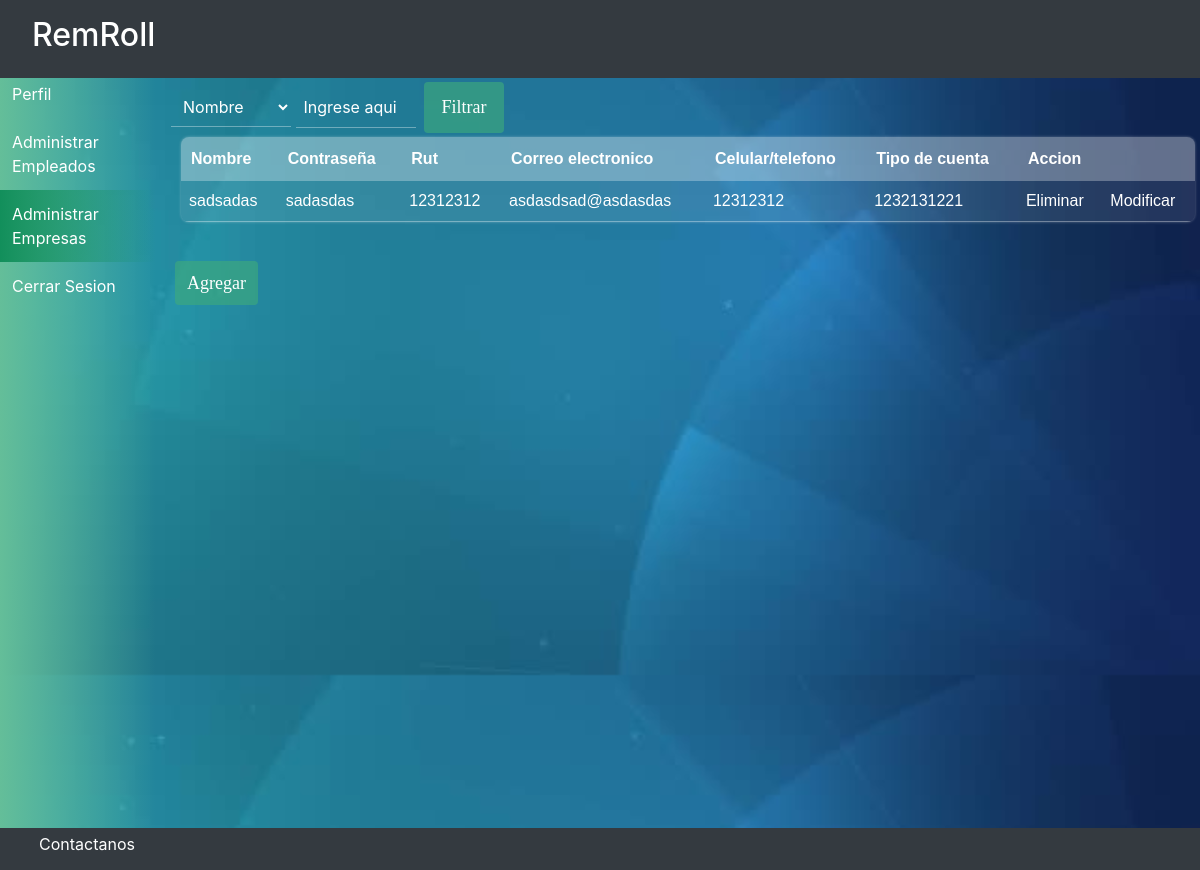
Before: /lista_empresa/ with the older database file.
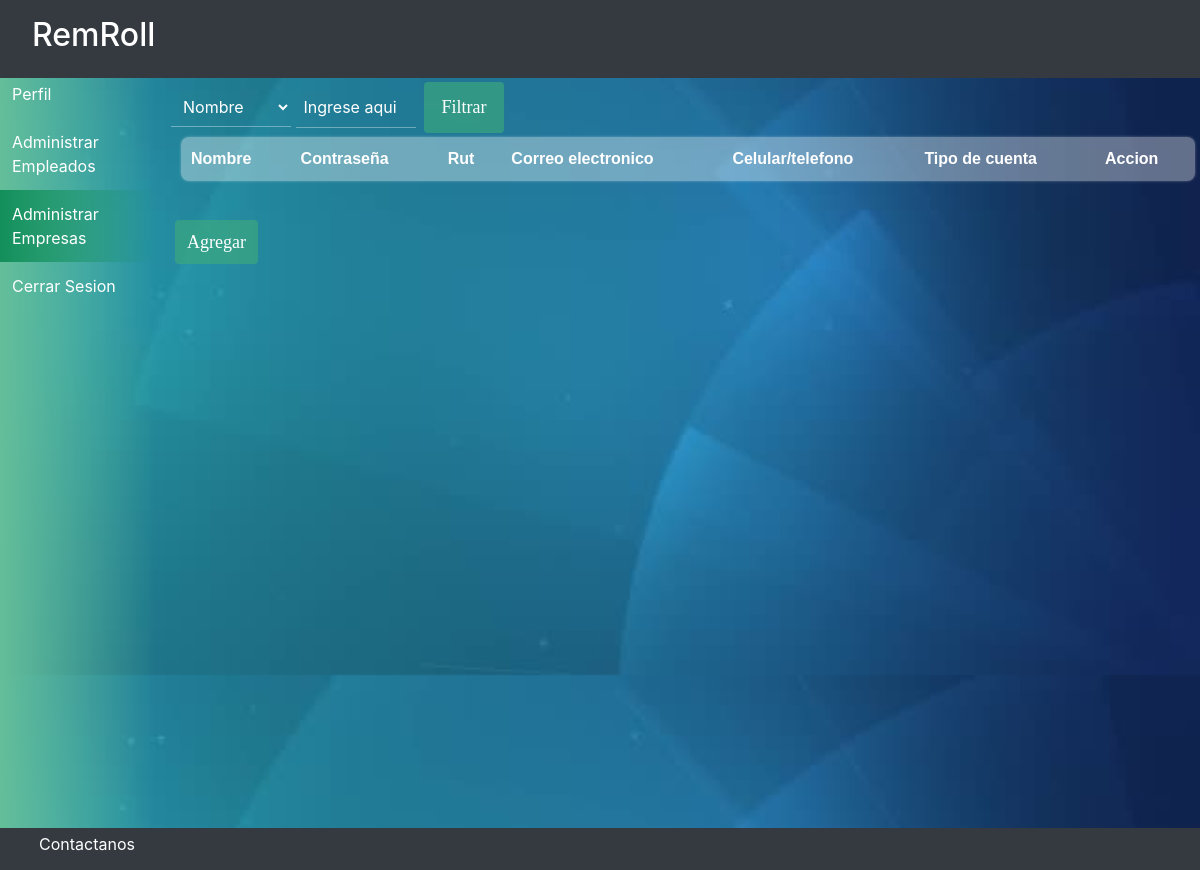
After: the same page with the newer database file.
### usuario/models.py (models this page shows)
class Empresa_cliente(models.Model):
    rutE = models.CharField(max_length=12, primary_key=True)
    nombreE = models.CharField(max_length=50)
    contraseñaE = models.CharField(max_length=50)
    correoE = models.CharField(max_length=50)
    telefonoE = models.IntegerField()
    tipocuenta = models.CharField(max_length=50)

### usuario/views.py (the view)
# urls.py: path('lista_empresa/', views.lista_empresa, name='lista_empresa'),
def lista_empresa(request):
    empresa = Empresa_cliente.objects.all()
    return render(request, 'usuario/lista_empresa.html', {
        'empresa':empresa
    })

### usuario/templates/usuario/lista_empresa.html (shortened to what this page needs)
{%  extends 'usuario/plantilla.html'  %}
{% load static %}
  {% block contenido1 %}
  <body style="background-image: url({% static 'usuario/imagen/fondo-login.jpg' %});background-size: 100%;">
    <div id="wrapper" style="margin-top: 70px;">
      <div id="first">
         <div class="vertical-menu">
           <a href="{% url 'perfil' %}">Perfil</a>
           <a href="{% url 'lista' %}" >Administrar Empleados</a>
           <a href="{% url 'lista_empresa' %}" class="active">Administrar Empresas</a>
           <a href="{% url 'inicio' %}">Cerrar Sesion</a>
         </div>
      </div>
         <div class="container">
           <div>
               <select name="select" class="filtro">
                 <option selected value="value1">Nombre</option>
               </select>
               <input type="text" id="text1" class="filtro" placeholder="Ingrese aqui">
               <button class="botones">Filtrar</button>
         </div>
         <table>
         <tr>
            <th>Nombre</th>
            <th>Contraseña</th>
            <th>Rut</th>
            <th>Correo electronico</th>
            <th>Celular/telefono</th>
            <th>Tipo de cuenta</th>
            <th colspan="2">Accion</th>
           </tr>
            {% for em in empresa %}
            <tr>
              <td>{{ em.nombreE }}</td>
              <td>{{ em.contraseñaE }}</td>
              <td>{{ em.rutE }}</td>
              <td>{{ em.correoE }}</td>
              <td>{{ em.telefonoE }}</td>
              <td>{{ em.tipocuenta }}</td>
              <td><a href="{% url 'eliminar_empresa' em.rutE %}" onclick="return confirm('estas seguro de eliminarlo?');">Eliminar</a></td>
              <td><a href="{% url 'modificar_empresa' em.rutE %}">Modificar</a></td>
            </tr>
            {% endfor %}
       </table>
       <br><br>
       <a class="botones" href="{% url 'crear_empresa' %}">Agregar</a>
        </body>
        {% endblock contenido1 %}

Changed rows visible on the page:
removed Empresa_cliente: nombreE "sadsadas", contraseñaE "sadasdas", rutE "12312312", correoE "asdasdsad@asdasdas", telefonoE "12312312", tipocuenta "1232131221"
